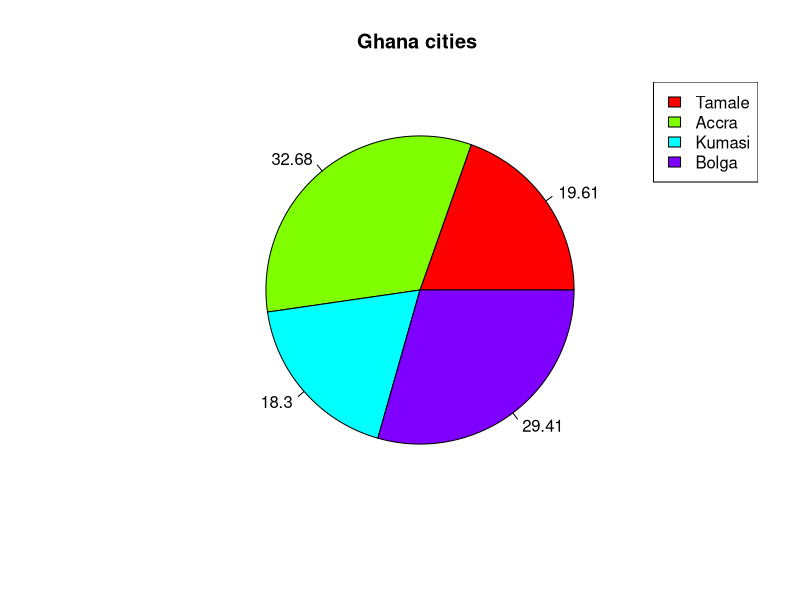
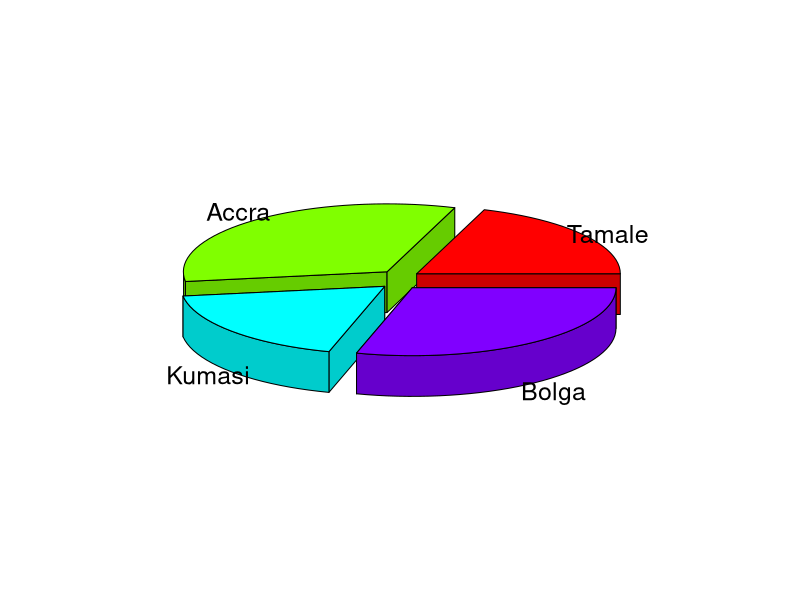

These charts were generated, in order, by the following R code:
######## PIE CHART ##########
####syntax pie(x, labels, radius , main, col, clockwise)

x <- c(30, 50, 28, 45)
labels <- c("Tamale","Accra","Kumasi","Bolga")

##give file a name 
(filename = 'city.png')
#pie(x,labels, main = "Cities in Ghana", col = rainbow(length(x)) )

#### save file 
dev.off()

#################################################

# slice percentages and chart legeng

piepercent <- round(100*x/sum(x), 2)
pie(x, labels = piepercent,col = rainbow(length(x)), main = "Ghana cities ",)
legend("topright",labels, fill = rainbow(length(labels)))

################ 3d pie chart #########
library(plotrix)
pie3D(x,labels=labels,explode = 0.1)
